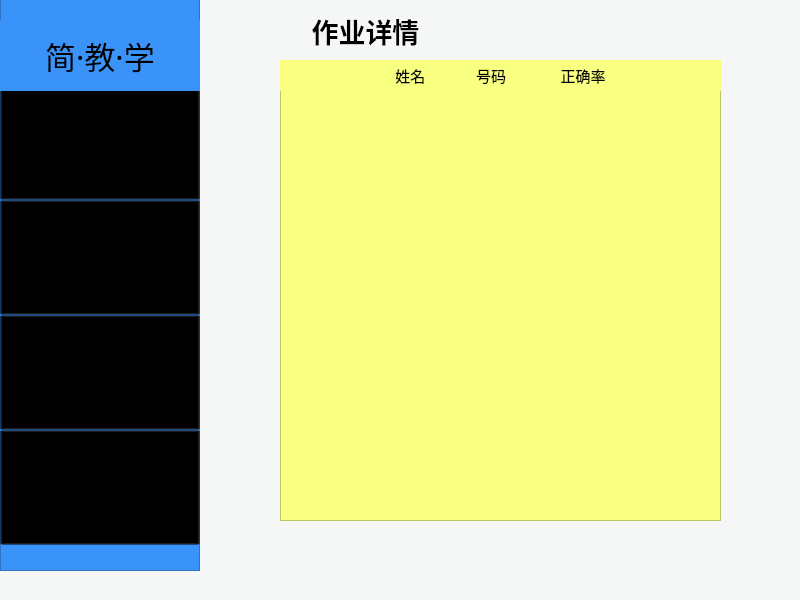
<?xml version="1.0" encoding="UTF-8"?>
<ui version="4.0">
 <class>MainWindow</class>
 <widget class="QMainWindow" name="MainWindow">
  <property name="geometry">
   <rect>
    <x>0</x>
    <y>0</y>
    <width>800</width>
    <height>600</height>
   </rect>
  </property>
  <property name="font">
   <font>
    <family>幼圆</family>
    <pointsize>10</pointsize>
   </font>
  </property>
  <property name="windowTitle">
   <string>简·教·学</string>
  </property>
  <property name="styleSheet">
   <string notr="true">background-color: rgb(245, 246, 246);</string>
  </property>
  <widget class="QWidget" name="centralwidget">
   <widget class="QLabel" name="label_do">
    <property name="geometry">
     <rect>
      <x>280</x>
      <y>10</y>
      <width>171</width>
      <height>41</height>
     </rect>
    </property>
    <property name="font">
     <font>
      <family>幼圆</family>
      <pointsize>20</pointsize>
      <weight>75</weight>
      <bold>true</bold>
     </font>
    </property>
    <property name="styleSheet">
     <string notr="true"/>
    </property>
    <property name="text">
     <string>作业详情</string>
    </property>
    <property name="alignment">
     <set>Qt::AlignCenter</set>
    </property>
   </widget>
   <widget class="QTableView" name="tableView">
    <property name="geometry">
     <rect>
      <x>280</x>
      <y>90</y>
      <width>441</width>
      <height>431</height>
     </rect>
    </property>
    <property name="styleSheet">
     <string notr="true">background-color: rgb(249, 255, 129);</string>
    </property>
   </widget>
   <widget class="QLabel" name="label_4">
    <property name="geometry">
     <rect>
      <x>280</x>
      <y>60</y>
      <width>441</width>
      <height>31</height>
     </rect>
    </property>
    <property name="font">
     <font>
      <family>幼圆</family>
      <pointsize>11</pointsize>
     </font>
    </property>
    <property name="styleSheet">
     <string notr="true">background-color: rgb(249, 255, 129);</string>
    </property>
    <property name="text">
     <string>姓名             号码              正确率</string>
    </property>
    <property name="alignment">
     <set>Qt::AlignCenter</set>
    </property>
   </widget>
   <widget class="QFrame" name="frame">
    <property name="geometry">
     <rect>
      <x>0</x>
      <y>-20</y>
      <width>200</width>
      <height>591</height>
     </rect>
    </property>
    <property name="styleSheet">
     <string notr="true">background-color: rgb(58, 147, 249);</string>
    </property>
    <property name="frameShape">
     <enum>QFrame::StyledPanel</enum>
    </property>
    <property name="frameShadow">
     <enum>QFrame::Raised</enum>
    </property>
    <widget class="QPushButton" name="mode_homepage">
     <property name="geometry">
      <rect>
       <x>0</x>
       <y>105</y>
       <width>200</width>
       <height>115</height>
      </rect>
     </property>
     <property name="font">
      <font>
       <family>幼圆</family>
       <pointsize>30</pointsize>
       <weight>75</weight>
       <bold>true</bold>
      </font>
     </property>
     <property name="mouseTracking">
      <bool>false</bool>
     </property>
     <property name="styleSheet">
      <string notr="true">QPushButton
{ 
    background-color:transparent;
}
QPushButton:hover
{
	background-color: rgb(127, 147, 249);
	border-radius: 0px;
	
}</string>
     </property>
     <property name="text">
      <string>首页</string>
     </property>
    </widget>
    <widget class="QPushButton" name="mode_operation">
     <property name="geometry">
      <rect>
       <x>0</x>
       <y>220</y>
       <width>200</width>
       <height>115</height>
      </rect>
     </property>
     <property name="font">
      <font>
       <family>幼圆</family>
       <pointsize>30</pointsize>
       <weight>75</weight>
       <bold>true</bold>
      </font>
     </property>
     <property name="styleSheet">
      <string notr="true">QPushButton
{ 
    background-color:transparent;
}
QPushButton:hover
{
	background-color: rgb(127, 147, 249);
	border-radius: 0px;
	
}</string>
     </property>
     <property name="text">
      <string>操作</string>
     </property>
    </widget>
    <widget class="QPushButton" name="mode_history">
     <property name="geometry">
      <rect>
       <x>0</x>
       <y>335</y>
       <width>200</width>
       <height>115</height>
      </rect>
     </property>
     <property name="font">
      <font>
       <family>幼圆</family>
       <pointsize>20</pointsize>
       <weight>75</weight>
       <bold>true</bold>
      </font>
     </property>
     <property name="styleSheet">
      <string notr="true">QPushButton
{ 
    background-color:transparent;
}
QPushButton:hover
{
	background-color: rgb(127, 147, 249);
	border-radius: 0px;
	
}</string>
     </property>
     <property name="text">
      <string>历史
记录</string>
     </property>
    </widget>
    <widget class="QPushButton" name="mode_mine">
     <property name="geometry">
      <rect>
       <x>0</x>
       <y>450</y>
       <width>200</width>
       <height>115</height>
      </rect>
     </property>
     <property name="font">
      <font>
       <family>幼圆</family>
       <pointsize>30</pointsize>
       <weight>75</weight>
       <bold>true</bold>
      </font>
     </property>
     <property name="styleSheet">
      <string notr="true">QPushButton
{ 
    background-color:transparent;
}
QPushButton:hover
{
	background-color: rgb(127, 147, 249);
	border-radius: 0px;
	
}</string>
     </property>
     <property name="text">
      <string>我的</string>
     </property>
    </widget>
    <widget class="QLabel" name="label">
     <property name="geometry">
      <rect>
       <x>0</x>
       <y>40</y>
       <width>200</width>
       <height>71</height>
      </rect>
     </property>
     <property name="font">
      <font>
       <family>华文行楷</family>
       <pointsize>23</pointsize>
       <weight>50</weight>
       <italic>false</italic>
       <bold>false</bold>
      </font>
     </property>
     <property name="text">
      <string>简·教·学</string>
     </property>
     <property name="alignment">
      <set>Qt::AlignCenter</set>
     </property>
    </widget>
   </widget>
  </widget>
  <widget class="QMenuBar" name="menubar">
   <property name="geometry">
    <rect>
     <x>0</x>
     <y>0</y>
     <width>800</width>
     <height>26</height>
    </rect>
   </property>
  </widget>
  <widget class="QStatusBar" name="statusbar"/>
 </widget>
 <resources/>
 <connections/>
</ui>
